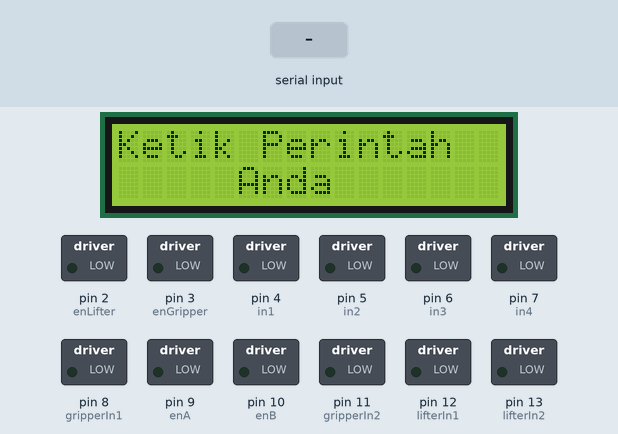
A sketch run on a simulated Arduino Uno, built with avr-gcc and run on an emulated ATmega328P. Parts: 16×2 character LCD, switched loads named in the sketch (green lamp = pin HIGH). Inputs (shaded band) come from the test bench.

Above: at 1.2 s.
1.3 s: "maju\n" received over Serial
At 1.6 s:
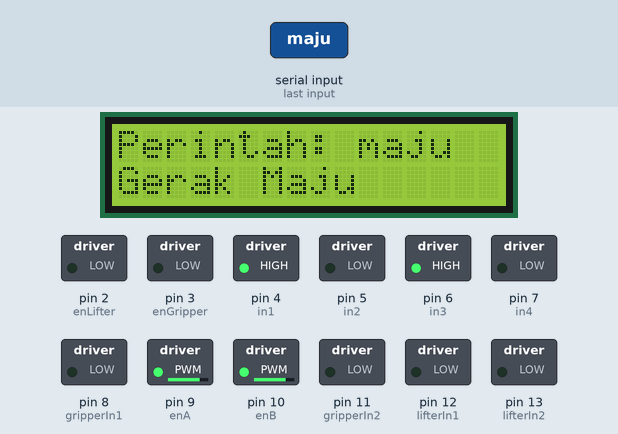
2.8 s: "mundur\n" received over Serial
At 4.0 s:
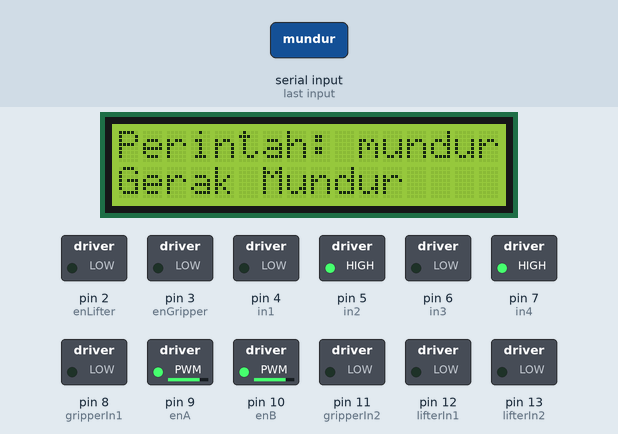
4.3 s: "kiri\n" received over Serial
At 5.1 s:
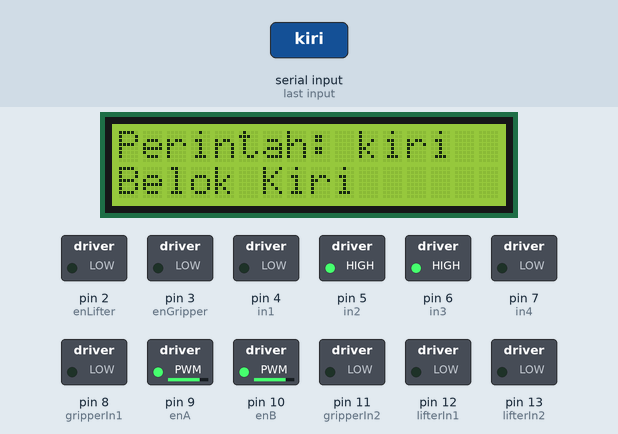
5.8 s: "kanan\n" received over Serial
At 6.3 s:
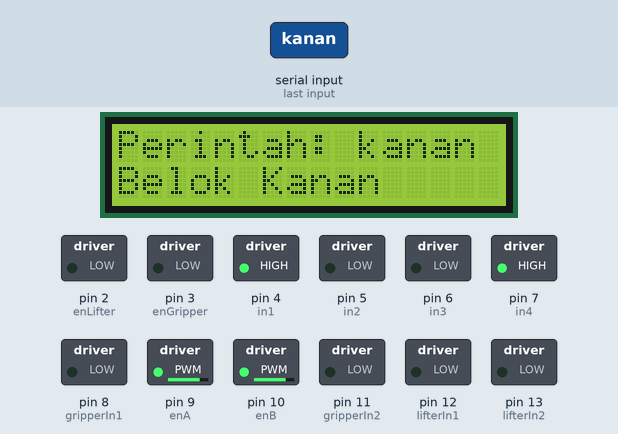
7.3 s: "capit\n" received over Serial
At 8.5 s:
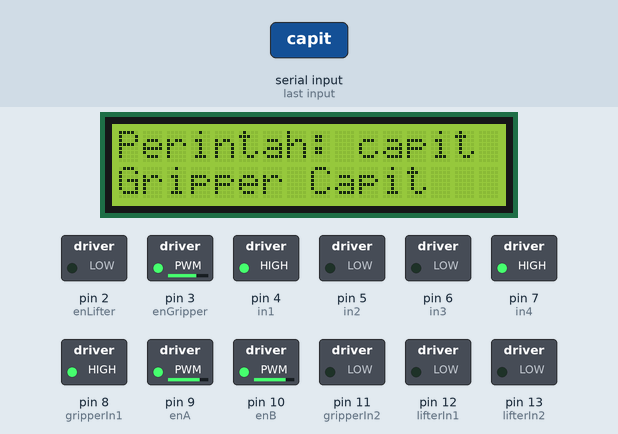
8.8 s: "berhenti\n" received over Serial
At 10.0 s:
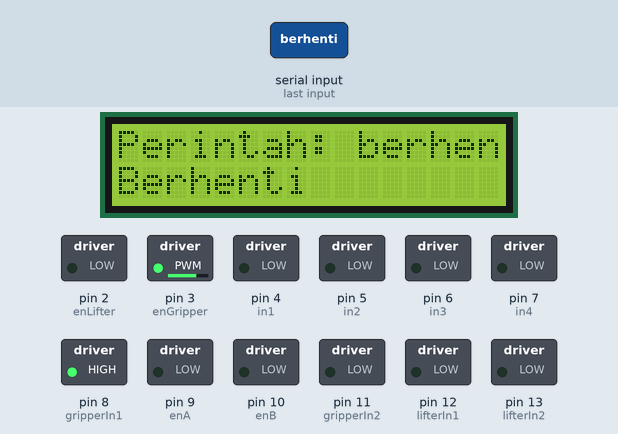
Timing chart, 0 to 11.3 s (numbered marks = the images above; inputs shaded):
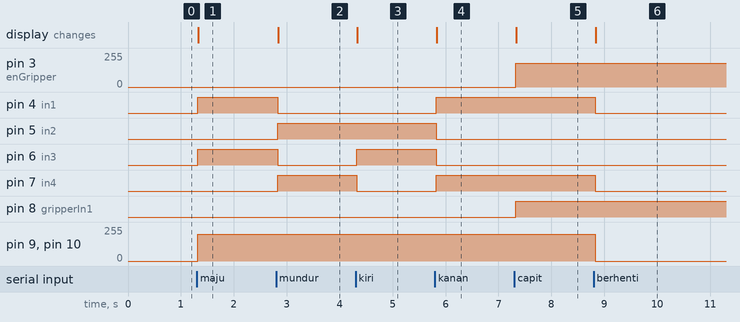

Measured:
- after the input at 1.3 s, pin 4 (in1), pin 6 (in3): LOW → HIGH at once; pin 9 (enA), pin 10 (enB): 0/255 → 200/255 at once; the display: changes at once (image 1)
- after the input at 2.8 s, pin 4 (in1), pin 6 (in3): HIGH → LOW at once; pin 5 (in2), pin 7 (in4): LOW → HIGH at once; the display: changes at once (image 2)
- after the input at 4.3 s, pin 6 (in3): LOW → HIGH at once; pin 7 (in4): HIGH → LOW at once; the display: changes at once (image 3)
- after the input at 5.8 s, pin 4 (in1), pin 7 (in4): LOW → HIGH at once; pin 5 (in2), pin 6 (in3): HIGH → LOW at once; the display: changes at once (image 4)
- after the input at 7.3 s, pin 3 (enGripper): 0/255 → 180/255 at once; pin 8 (gripperIn1): LOW → HIGH at once; the display: changes at once (image 5)
- after the input at 8.8 s, pin 4 (in1), pin 7 (in4): HIGH → LOW at once; pin 9 (enA), pin 10 (enB): 200/255 → 0/255 at once; the display: changes at once (image 6)

The sketch:

Program_Robot_1.ino
```cpp
#include <Wire.h>
#include <LiquidCrystal_I2C.h>

LiquidCrystal_I2C lcd(0x27, 16, 2);

const int enA = 9;
const int in1 = 4;
const int in2 = 5;

const int enB = 10;
const int in3 = 6;
const int in4 = 7;

const int enGripper = 3;
const int gripperIn1 = 8;
const int gripperIn2 = 11;

const int enLifter = 2;
const int lifterIn1 = 12;
const int lifterIn2 = 13;

String input = "";

void setup() {
  Serial.begin(9600);

  lcd.init();
  lcd.backlight();
  lcd.setCursor(0, 0);
  lcd.print("Ketik Perintah");
  lcd.setCursor(5, 1);
  lcd.print("Anda");

  pinMode(enA, OUTPUT);  pinMode(in1, OUTPUT);  pinMode(in2, OUTPUT);
  pinMode(enB, OUTPUT);  pinMode(in3, OUTPUT);  pinMode(in4, OUTPUT);

  pinMode(enGripper, OUTPUT);  pinMode(gripperIn1, OUTPUT);  pinMode(gripperIn2, OUTPUT);
  pinMode(enLifter, OUTPUT);   pinMode(lifterIn1, OUTPUT);   pinMode(lifterIn2, OUTPUT);

  stopMotor();
  stopGripper();
  stopLifter();
}

void loop() {
  if (Serial.available()) {
    input = Serial.readStringUntil('\n');
    input.trim();

    lcd.clear();
    lcd.setCursor(0, 0);
    lcd.print("Perintah: " + input);

    if (input == "maju") {
      maju(); lcd.setCursor(0, 1); lcd.print("Gerak Maju");
    }
    else if (input == "mundur") {
      mundur(); lcd.setCursor(0, 1); lcd.print("Gerak Mundur");
    }
    else if (input == "kiri") {
      belokKiri(); lcd.setCursor(0, 1); lcd.print("Belok Kiri");
    }
    else if (input == "kanan") {
      belokKanan(); lcd.setCursor(0, 1); lcd.print("Belok Kanan");
    }
    else if (input == "berhenti") {
      stopMotor(); lcd.setCursor(0, 1); lcd.print("Berhenti");
    }
    else if (input == "capit") {
      gripperCapit(); lcd.setCursor(0, 1); lcd.print("Gripper Capit");
    }
    else if (input == "stopgripper") {
      stopGripper(); lcd.setCursor(0, 1); lcd.print("Gripper Stop");
    }
    else if (input == "naik") {
      lifterNaik(); lcd.setCursor(0, 1); lcd.print("Lifter Naik");
    }
    else if (input == "stoplifter") {
      stopLifter(); lcd.setCursor(0, 1); lcd.print("Lifter Stop");
    }
    else {
      lcd.setCursor(0, 1);
      lcd.print("Salah Input");
    }
  }
}

void maju() {
  digitalWrite(in1, HIGH); digitalWrite(in2, LOW);
  digitalWrite(in3, HIGH); digitalWrite(in4, LOW);
  analogWrite(enA, 200); analogWrite(enB, 200);
}

void mundur() {
  digitalWrite(in1, LOW); digitalWrite(in2, HIGH);
  digitalWrite(in3, LOW); digitalWrite(in4, HIGH);
  analogWrite(enA, 200); analogWrite(enB, 200);
}

void belokKiri() {
  digitalWrite(in1, LOW); digitalWrite(in2, HIGH);
  digitalWrite(in3, HIGH); digitalWrite(in4, LOW);
  analogWrite(enA, 200); analogWrite(enB, 200);
}

void belokKanan() {
  digitalWrite(in1, HIGH); digitalWrite(in2, LOW);
  digitalWrite(in3, LOW); digitalWrite(in4, HIGH);
  analogWrite(enA, 200); analogWrite(enB, 200);
}

void stopMotor() {
  digitalWrite(in1, LOW); digitalWrite(in2, LOW);
  digitalWrite(in3, LOW); digitalWrite(in4, LOW);
  analogWrite(enA, 0); analogWrite(enB, 0);
}

void gripperCapit() {
  digitalWrite(gripperIn1, HIGH);
  digitalWrite(gripperIn2, LOW);
  analogWrite(enGripper, 180);
}

void stopGripper() {
  digitalWrite(gripperIn1, LOW);
  digitalWrite(gripperIn2, LOW);
  analogWrite(enGripper, 0);
}

void lifterNaik() {
  digitalWrite(lifterIn1, HIGH);
  digitalWrite(lifterIn2, LOW);
  analogWrite(enLifter, 180);
}

void stopLifter() {
  digitalWrite(lifterIn1, LOW);
  digitalWrite(lifterIn2, LOW);
  analogWrite(enLifter, 0);
}
```
